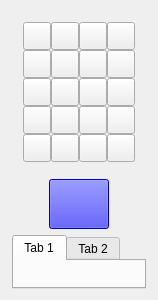
<?xml version="1.0" encoding="UTF-8"?>
<ui version="4.0">
 <class>QTToolsWidget</class>
 <widget class="QWidget" name="QTToolsWidget">
  <property name="geometry">
   <rect>
    <x>0</x>
    <y>0</y>
    <width>152</width>
    <height>300</height>
   </rect>
  </property>
  <property name="windowTitle">
   <string>QTToolsWidget</string>
  </property>
  <layout class="QHBoxLayout" name="horizontalLayout_3">
   <item>
    <layout class="QVBoxLayout" name="verticalLayout_4">
     <property name="sizeConstraint">
      <enum>QLayout::SetNoConstraint</enum>
     </property>
     <property name="leftMargin">
      <number>1</number>
     </property>
     <property name="rightMargin">
      <number>1</number>
     </property>
     <item alignment="Qt::AlignHCenter|Qt::AlignVCenter">
      <widget class="QWidget" name="widget" native="true">
       <layout class="QHBoxLayout" name="horizontalLayout">
        <item>
         <layout class="QGridLayout" name="gridLayout">
          <property name="spacing">
           <number>0</number>
          </property>
          <item row="3" column="0">
           <widget class="QPushButton" name="pushButton_13">
            <property name="minimumSize">
             <size>
              <width>28</width>
              <height>28</height>
             </size>
            </property>
            <property name="maximumSize">
             <size>
              <width>32</width>
              <height>32</height>
             </size>
            </property>
            <property name="text">
             <string/>
            </property>
            <property name="checkable">
             <bool>true</bool>
            </property>
            <property name="autoExclusive">
             <bool>true</bool>
            </property>
            <attribute name="buttonGroup">
             <string notr="true">buttonGroup</string>
            </attribute>
           </widget>
          </item>
          <item row="4" column="1">
           <widget class="QPushButton" name="pushButton_18">
            <property name="minimumSize">
             <size>
              <width>28</width>
              <height>28</height>
             </size>
            </property>
            <property name="maximumSize">
             <size>
              <width>32</width>
              <height>32</height>
             </size>
            </property>
            <property name="text">
             <string/>
            </property>
            <property name="checkable">
             <bool>true</bool>
            </property>
            <property name="autoExclusive">
             <bool>true</bool>
            </property>
            <attribute name="buttonGroup">
             <string notr="true">buttonGroup</string>
            </attribute>
           </widget>
          </item>
          <item row="2" column="3">
           <widget class="QPushButton" name="pushButton_12">
            <property name="minimumSize">
             <size>
              <width>28</width>
              <height>28</height>
             </size>
            </property>
            <property name="maximumSize">
             <size>
              <width>32</width>
              <height>32</height>
             </size>
            </property>
            <property name="text">
             <string/>
            </property>
            <property name="checkable">
             <bool>true</bool>
            </property>
            <property name="autoExclusive">
             <bool>true</bool>
            </property>
            <attribute name="buttonGroup">
             <string notr="true">buttonGroup</string>
            </attribute>
           </widget>
          </item>
          <item row="2" column="2">
           <widget class="QPushButton" name="pushButton_11">
            <property name="minimumSize">
             <size>
              <width>28</width>
              <height>28</height>
             </size>
            </property>
            <property name="maximumSize">
             <size>
              <width>32</width>
              <height>32</height>
             </size>
            </property>
            <property name="text">
             <string/>
            </property>
            <property name="checkable">
             <bool>true</bool>
            </property>
            <property name="autoExclusive">
             <bool>true</bool>
            </property>
            <attribute name="buttonGroup">
             <string notr="true">buttonGroup</string>
            </attribute>
           </widget>
          </item>
          <item row="2" column="1">
           <widget class="QPushButton" name="pushButton_10">
            <property name="minimumSize">
             <size>
              <width>28</width>
              <height>28</height>
             </size>
            </property>
            <property name="maximumSize">
             <size>
              <width>32</width>
              <height>32</height>
             </size>
            </property>
            <property name="text">
             <string/>
            </property>
            <property name="checkable">
             <bool>true</bool>
            </property>
            <property name="autoExclusive">
             <bool>true</bool>
            </property>
            <attribute name="buttonGroup">
             <string notr="true">buttonGroup</string>
            </attribute>
           </widget>
          </item>
          <item row="2" column="0">
           <widget class="QPushButton" name="pushButton_9">
            <property name="minimumSize">
             <size>
              <width>28</width>
              <height>28</height>
             </size>
            </property>
            <property name="maximumSize">
             <size>
              <width>32</width>
              <height>32</height>
             </size>
            </property>
            <property name="text">
             <string/>
            </property>
            <property name="checkable">
             <bool>true</bool>
            </property>
            <property name="autoExclusive">
             <bool>true</bool>
            </property>
            <attribute name="buttonGroup">
             <string notr="true">buttonGroup</string>
            </attribute>
           </widget>
          </item>
          <item row="1" column="3">
           <widget class="QPushButton" name="pipette">
            <property name="minimumSize">
             <size>
              <width>28</width>
              <height>28</height>
             </size>
            </property>
            <property name="maximumSize">
             <size>
              <width>32</width>
              <height>32</height>
             </size>
            </property>
            <property name="text">
             <string/>
            </property>
            <property name="icon">
             <iconset resource="../../applications/TexturePainter/TexturePainter.qrc">
              <normaloff>:/Resources/pipette2.png</normaloff>:/Resources/pipette2.png</iconset>
            </property>
            <property name="checkable">
             <bool>true</bool>
            </property>
            <property name="autoExclusive">
             <bool>true</bool>
            </property>
            <attribute name="buttonGroup">
             <string notr="true">buttonGroup</string>
            </attribute>
           </widget>
          </item>
          <item row="1" column="2">
           <widget class="QPushButton" name="magicalselection">
            <property name="enabled">
             <bool>true</bool>
            </property>
            <property name="sizePolicy">
             <sizepolicy hsizetype="Minimum" vsizetype="Minimum">
              <horstretch>0</horstretch>
              <verstretch>0</verstretch>
             </sizepolicy>
            </property>
            <property name="minimumSize">
             <size>
              <width>28</width>
              <height>28</height>
             </size>
            </property>
            <property name="maximumSize">
             <size>
              <width>32</width>
              <height>32</height>
             </size>
            </property>
            <property name="baseSize">
             <size>
              <width>28</width>
              <height>28</height>
             </size>
            </property>
            <property name="text">
             <string/>
            </property>
            <property name="icon">
             <iconset resource="../../applications/TexturePainter/TexturePainter.qrc">
              <normaloff>:/Resources/magicselection.png</normaloff>:/Resources/magicselection.png</iconset>
            </property>
            <property name="checkable">
             <bool>true</bool>
            </property>
            <property name="autoExclusive">
             <bool>true</bool>
            </property>
            <attribute name="buttonGroup">
             <string notr="true">buttonGroup</string>
            </attribute>
           </widget>
          </item>
          <item row="1" column="1">
           <widget class="QPushButton" name="pen">
            <property name="sizePolicy">
             <sizepolicy hsizetype="Minimum" vsizetype="Minimum">
              <horstretch>0</horstretch>
              <verstretch>0</verstretch>
             </sizepolicy>
            </property>
            <property name="minimumSize">
             <size>
              <width>28</width>
              <height>28</height>
             </size>
            </property>
            <property name="maximumSize">
             <size>
              <width>32</width>
              <height>32</height>
             </size>
            </property>
            <property name="text">
             <string/>
            </property>
            <property name="icon">
             <iconset resource="../../applications/TexturePainter/TexturePainter.qrc">
              <normaloff>:/Resources/brush.png</normaloff>:/Resources/brush.png</iconset>
            </property>
            <property name="checkable">
             <bool>true</bool>
            </property>
            <property name="autoExclusive">
             <bool>true</bool>
            </property>
            <attribute name="buttonGroup">
             <string notr="true">buttonGroup</string>
            </attribute>
           </widget>
          </item>
          <item row="1" column="0">
           <widget class="QPushButton" name="pencil">
            <property name="sizePolicy">
             <sizepolicy hsizetype="Minimum" vsizetype="Minimum">
              <horstretch>0</horstretch>
              <verstretch>0</verstretch>
             </sizepolicy>
            </property>
            <property name="minimumSize">
             <size>
              <width>28</width>
              <height>28</height>
             </size>
            </property>
            <property name="maximumSize">
             <size>
              <width>32</width>
              <height>32</height>
             </size>
            </property>
            <property name="text">
             <string/>
            </property>
            <property name="icon">
             <iconset resource="../../applications/TexturePainter/TexturePainter.qrc">
              <normaloff>:/Resources/pencil.png</normaloff>:/Resources/pencil.png</iconset>
            </property>
            <property name="checkable">
             <bool>true</bool>
            </property>
            <property name="autoExclusive">
             <bool>true</bool>
            </property>
            <attribute name="buttonGroup">
             <string notr="true">buttonGroup</string>
            </attribute>
           </widget>
          </item>
          <item row="0" column="3">
           <widget class="QPushButton" name="pushButton_5">
            <property name="minimumSize">
             <size>
              <width>28</width>
              <height>28</height>
             </size>
            </property>
            <property name="maximumSize">
             <size>
              <width>32</width>
              <height>32</height>
             </size>
            </property>
            <property name="text">
             <string/>
            </property>
            <property name="icon">
             <iconset resource="../../applications/TexturePainter/TexturePainter.qrc">
              <normaloff>:/Resources/brush2.png</normaloff>:/Resources/brush2.png</iconset>
            </property>
            <property name="checkable">
             <bool>true</bool>
            </property>
            <property name="autoExclusive">
             <bool>true</bool>
            </property>
            <attribute name="buttonGroup">
             <string notr="true">buttonGroup</string>
            </attribute>
           </widget>
          </item>
          <item row="0" column="2">
           <widget class="QPushButton" name="pushButton_8">
            <property name="minimumSize">
             <size>
              <width>28</width>
              <height>28</height>
             </size>
            </property>
            <property name="maximumSize">
             <size>
              <width>32</width>
              <height>32</height>
             </size>
            </property>
            <property name="text">
             <string/>
            </property>
            <property name="checkable">
             <bool>true</bool>
            </property>
            <property name="autoExclusive">
             <bool>true</bool>
            </property>
            <attribute name="buttonGroup">
             <string notr="true">buttonGroup</string>
            </attribute>
           </widget>
          </item>
          <item row="0" column="1">
           <widget class="QPushButton" name="pushButton_7">
            <property name="minimumSize">
             <size>
              <width>28</width>
              <height>28</height>
             </size>
            </property>
            <property name="maximumSize">
             <size>
              <width>32</width>
              <height>32</height>
             </size>
            </property>
            <property name="text">
             <string/>
            </property>
            <property name="checkable">
             <bool>true</bool>
            </property>
            <property name="autoExclusive">
             <bool>true</bool>
            </property>
            <attribute name="buttonGroup">
             <string notr="true">buttonGroup</string>
            </attribute>
           </widget>
          </item>
          <item row="0" column="0">
           <widget class="QPushButton" name="move">
            <property name="minimumSize">
             <size>
              <width>28</width>
              <height>28</height>
             </size>
            </property>
            <property name="maximumSize">
             <size>
              <width>32</width>
              <height>32</height>
             </size>
            </property>
            <property name="text">
             <string/>
            </property>
            <property name="icon">
             <iconset resource="../../applications/TexturePainter/TexturePainter.qrc">
              <normaloff>:/Resources/move.png</normaloff>:/Resources/move.png</iconset>
            </property>
            <property name="checkable">
             <bool>true</bool>
            </property>
            <property name="autoExclusive">
             <bool>true</bool>
            </property>
            <attribute name="buttonGroup">
             <string notr="true">buttonGroup</string>
            </attribute>
           </widget>
          </item>
          <item row="3" column="3">
           <widget class="QPushButton" name="pushButton_16">
            <property name="minimumSize">
             <size>
              <width>28</width>
              <height>28</height>
             </size>
            </property>
            <property name="maximumSize">
             <size>
              <width>32</width>
              <height>32</height>
             </size>
            </property>
            <property name="text">
             <string/>
            </property>
            <property name="checkable">
             <bool>true</bool>
            </property>
            <property name="autoExclusive">
             <bool>true</bool>
            </property>
            <attribute name="buttonGroup">
             <string notr="true">buttonGroup</string>
            </attribute>
           </widget>
          </item>
          <item row="3" column="2">
           <widget class="QPushButton" name="pushButton_15">
            <property name="minimumSize">
             <size>
              <width>28</width>
              <height>28</height>
             </size>
            </property>
            <property name="maximumSize">
             <size>
              <width>32</width>
              <height>32</height>
             </size>
            </property>
            <property name="text">
             <string/>
            </property>
            <property name="checkable">
             <bool>true</bool>
            </property>
            <property name="autoExclusive">
             <bool>true</bool>
            </property>
            <attribute name="buttonGroup">
             <string notr="true">buttonGroup</string>
            </attribute>
           </widget>
          </item>
          <item row="3" column="1">
           <widget class="QPushButton" name="pushButton_14">
            <property name="minimumSize">
             <size>
              <width>28</width>
              <height>28</height>
             </size>
            </property>
            <property name="maximumSize">
             <size>
              <width>32</width>
              <height>32</height>
             </size>
            </property>
            <property name="text">
             <string/>
            </property>
            <property name="checkable">
             <bool>true</bool>
            </property>
            <property name="autoExclusive">
             <bool>true</bool>
            </property>
            <attribute name="buttonGroup">
             <string notr="true">buttonGroup</string>
            </attribute>
           </widget>
          </item>
          <item row="4" column="0">
           <widget class="QPushButton" name="pushButton_17">
            <property name="minimumSize">
             <size>
              <width>28</width>
              <height>28</height>
             </size>
            </property>
            <property name="maximumSize">
             <size>
              <width>32</width>
              <height>32</height>
             </size>
            </property>
            <property name="text">
             <string/>
            </property>
            <property name="checkable">
             <bool>true</bool>
            </property>
            <property name="autoExclusive">
             <bool>true</bool>
            </property>
            <attribute name="buttonGroup">
             <string notr="true">buttonGroup</string>
            </attribute>
           </widget>
          </item>
          <item row="4" column="2">
           <widget class="QPushButton" name="pushButton_19">
            <property name="minimumSize">
             <size>
              <width>28</width>
              <height>28</height>
             </size>
            </property>
            <property name="maximumSize">
             <size>
              <width>32</width>
              <height>32</height>
             </size>
            </property>
            <property name="text">
             <string/>
            </property>
            <property name="checkable">
             <bool>true</bool>
            </property>
            <property name="autoExclusive">
             <bool>true</bool>
            </property>
            <attribute name="buttonGroup">
             <string notr="true">buttonGroup</string>
            </attribute>
           </widget>
          </item>
          <item row="4" column="3">
           <widget class="QPushButton" name="pushButton_20">
            <property name="minimumSize">
             <size>
              <width>28</width>
              <height>28</height>
             </size>
            </property>
            <property name="maximumSize">
             <size>
              <width>32</width>
              <height>32</height>
             </size>
            </property>
            <property name="text">
             <string/>
            </property>
            <property name="checkable">
             <bool>true</bool>
            </property>
            <property name="autoExclusive">
             <bool>true</bool>
            </property>
            <attribute name="buttonGroup">
             <string notr="true">buttonGroup</string>
            </attribute>
           </widget>
          </item>
         </layout>
        </item>
       </layout>
      </widget>
     </item>
     <item>
      <layout class="QHBoxLayout" name="horizontalLayout_2">
       <item>
        <widget class="QPushButton" name="colorButton">
         <property name="minimumSize">
          <size>
           <width>50</width>
           <height>50</height>
          </size>
         </property>
         <property name="maximumSize">
          <size>
           <width>60</width>
           <height>60</height>
          </size>
         </property>
         <property name="autoFillBackground">
          <bool>false</bool>
         </property>
         <property name="styleSheet">
          <string notr="true">background-color: rgb(0, 0, 255);</string>
         </property>
         <property name="text">
          <string/>
         </property>
         <property name="default">
          <bool>false</bool>
         </property>
         <property name="flat">
          <bool>false</bool>
         </property>
        </widget>
       </item>
      </layout>
     </item>
     <item>
      <widget class="QTabWidget" name="tabWidget">
       <widget class="QWidget" name="tab">
        <attribute name="title">
         <string>Tab 1</string>
        </attribute>
       </widget>
       <widget class="QWidget" name="tab_2">
        <attribute name="title">
         <string>Tab 2</string>
        </attribute>
       </widget>
      </widget>
     </item>
    </layout>
   </item>
  </layout>
 </widget>
 <layoutdefault spacing="6" margin="11"/>
 <resources>
  <include location="../../applications/TexturePainter/TexturePainter.qrc"/>
 </resources>
 <connections/>
 <buttongroups>
  <buttongroup name="buttonGroup"/>
 </buttongroups>
</ui>
